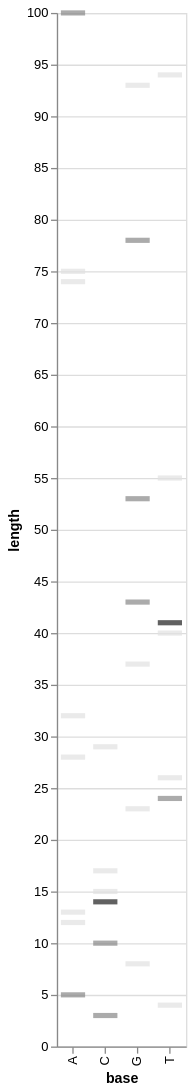

Notebook cell for this chart:
### Markdown cell above
The following chart is created using the `alt.Chart()` function and passing the data as an argument. The `mark_tick()` function is used to create a tick chart with a thickness of 4 pixels.

The chart is encoded with two main axis:

- y-axis which represents the length of the data and it is encoded by the `'length'` field of the data.
- x-axis which represents the base of the data and it is encoded by the `'base'` field of the data.
The chart also encodes a color, it encodes the `'count'` field of the data and it sets the legend to `None` and it uses the `'greys'` scale from the Altair library.

Finally, the chart properties are set to a width of 100 pixels and a height of 800 pixels.

### Code cell
import altair as alt
alt.Chart(sequences_grouped_by_length).mark_tick(thickness=4).encode(
    y = alt.Y('length:Q'),
    x = alt.X('base'),
    color=alt.Color('count:Q',legend=None,
                    scale=alt.Scale(scheme="greys"))
).properties(
    width=100,
    height=800)

### Figure 1 — Vega-Lite specification as saved in the notebook (floating-point values rounded to 4 significant figures)
{"config": {"view": {"continuousWidth": 300, "continuousHeight": 300}}, "data": {"name": "data-b2986616fb65d0643d8328200c216b38"}, "mark": {"type": "tick", "thickness": 4}, "encoding": {"color": {"field": "count", "legend": null, "scale": {"scheme": "greys"}, "type": "quantitative"}, "x": {"field": "base", "type": "nominal"}, "y": {"field": "length", "type": "quantitative"}}, "height": 800, "width": 100, "$schema": "https://vega.github.io/schema/vega-lite/v6.1.0.json", "datasets": {"data-b2986616fb65d0643d8328200c216b38": [{"base": "A", "length": 5, "count": 2}, {"base": "A", "length": 12, "count": 1}, {"base": "A", "length": 13, "count": 1}, {"base": "A", "length": 28, "count": 1}, {"base": "A", "length": 32, "count": 1}, {"base": "A", "length": 74, "count": 1}, {"base": "A", "length": 75, "count": 1}, {"base": "A", "length": 100, "count": 2}, {"base": "C", "length": 3, "count": 2}, {"base": "C", "length": 10, "count": 2}, {"base": "C", "length": 14, "count": 3}, {"base": "C", "length": 15, "count": 1}, {"base": "C", "length": 17, "count": 1}, {"base": "C", "length": 29, "count": 1}, {"base": "G", "length": 8, "count": 1}, {"base": "G", "length": 23, "count": 1}, {"base": "G", "length": 37, "count": 1}, {"base": "G", "length": 43, "count": 2}, {"base": "G", "length": 53, "count": 2}, {"base": "G", "length": 78, "count": 2}, {"base": "G", "length": 93, "count": 1}, {"base": "T", "length": 4, "count": 1}, {"base": "T", "length": 24, "count": 2}, {"base": "T", "length": 26, "count": 1}, {"base": "T", "length": 40, "count": 1}, {"base": "T", "length": 41, "count": 3}, {"base": "T", "length": 55, "count": 1}, {"base": "T", "length": 94, "count": 1}]}}
